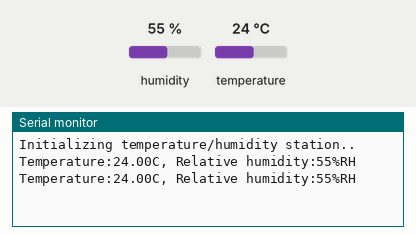
The sketch below on a simulated Arduino Uno, built with avr-gcc and run on an emulated ATmega328P. On the bench: the last lines printed to the serial monitor. Inputs (shaded band) come from the test bench; at power-on: humidity 55 %, temperature 24 °C.

Above: at 10.8 s.
10.9 s: humidity set to 22 %
At 15.9 s:
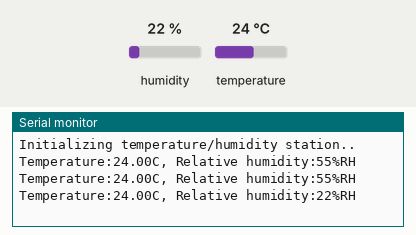
18.4 s: temperature set to 12 °C
At 21.2 s:
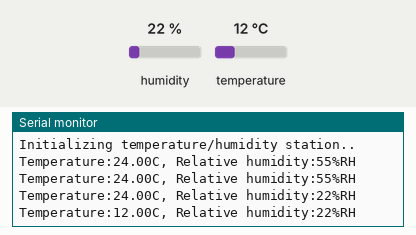
25.9 s: humidity set to 40 %
At 30.6 s:
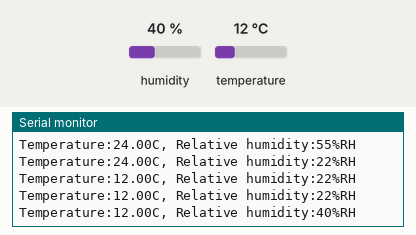
Timing chart, 0 to 32.1 s (numbered marks = the images above; inputs shaded):
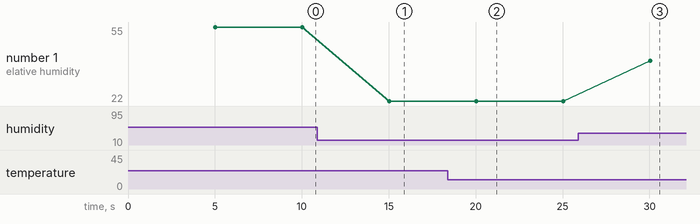

The sketch:

StoneTech_DHT.ino
```cpp
// ver.1.d - added negative number transmission
// actual version - added DHT sensor

#include <Wire.h>
#include <SoftwareSerial.h>

SoftwareSerial screenserial(2, 3); // RX, TX

#include "DHT.h"
#define DHTPIN 4     // what pin we're connected to

// Uncomment whatever type you're using!
//#define DHTTYPE DHT11   // DHT 11
#define DHTTYPE DHT22   // DHT 22  (AM2302)
//#define DHTTYPE DHT21   // DHT 21 (AM2301)

// Connect pin 1 (on the left) of the sensor to +5V
// NOTE: If using a board with 3.3V logic like an Arduino Due connect pin 1
// to 3.3V instead of 5V!
// Connect pin 2 of the sensor to whatever your DHTPIN is
// Connect pin 4 (on the right) of the sensor to GROUND
// Connect a 10K resistor from pin 2 (data) to pin 1 (power) of the sensor

// Initialize DHT sensor for normal 16mhz Arduino
DHT dht(DHTPIN, DHTTYPE);
// NOTE: For working with a faster chip, like an Arduino Due or Teensy, you
// might need to increase the threshold for cycle counts considered a 1 or 0.
// You can do this by passing a 3rd parameter for this threshold.  It's a bit
// of fiddling to find the right value, but in general the faster the CPU the
// higher the value.  The default for a 16mhz AVR is a value of 6.  For an
// Arduino Due that runs at 84mhz a value of 30 works.
// Example to initialize DHT sensor for Arduino Due:
//DHT dht(DHTPIN, DHTTYPE, 30);

#define temperature_addr 0x01
#define humidity_addr 0x05

unsigned char temperature_send[8]= {0xA5, 0x5A, 0x05, 0x82, 0x00, temperature_addr, 0x00, 0x00};
unsigned char humidity_send[8]= {0xA5, 0x5A, 0x05, 0x82, 0x00, humidity_addr, 0x00, 0x00};

#define REPORTING_PERIOD_MS 5000
uint32_t tsLastReport = 0;

int temperature = 0;
int humidity = 0;
int nr;

void setup()
{
  screenserial.begin(115200);
  Serial.begin(9600);
  Serial.println("Initializing temperature/humidity station..");
}

void loop()
{
  if (millis() - tsLastReport > REPORTING_PERIOD_MS)
  {
    temperature = 10*dht.readTemperature();
    humidity = dht.readHumidity();
    Serial.print("Temperature:");
    Serial.print(temperature/10.);
    Serial.print("C, Relative humidity:");
    Serial.print(humidity);
    Serial.println("%RH");

if (temperature < 0)
{
  temperature = 65280 + temperature;
}
   temperature_send[6]=temperature/256;
   temperature_send[7]=temperature%256;
    screenserial.write(temperature_send,8);// send heart rate to display

   humidity_send[6]=humidity/256;
   humidity_send[7]=humidity%256;
    screenserial.write(humidity_send,8);// send oxygen level to display.

   tsLastReport = millis();
  }

} // end main loop
```

Measured:
- after the input at 10.9 s, the serial monitor: prints a new line after 4.1 s (image 1)
- after the input at 18.4 s, the serial monitor: prints a new line after 1.6 s (image 2)
- after the input at 25.9 s, the serial monitor: prints a new line after 4.1 s (image 3)
- plotted number 1: 55 → 22 after the input at 10.9 s, 22 → 40 after the input at 25.9 s
